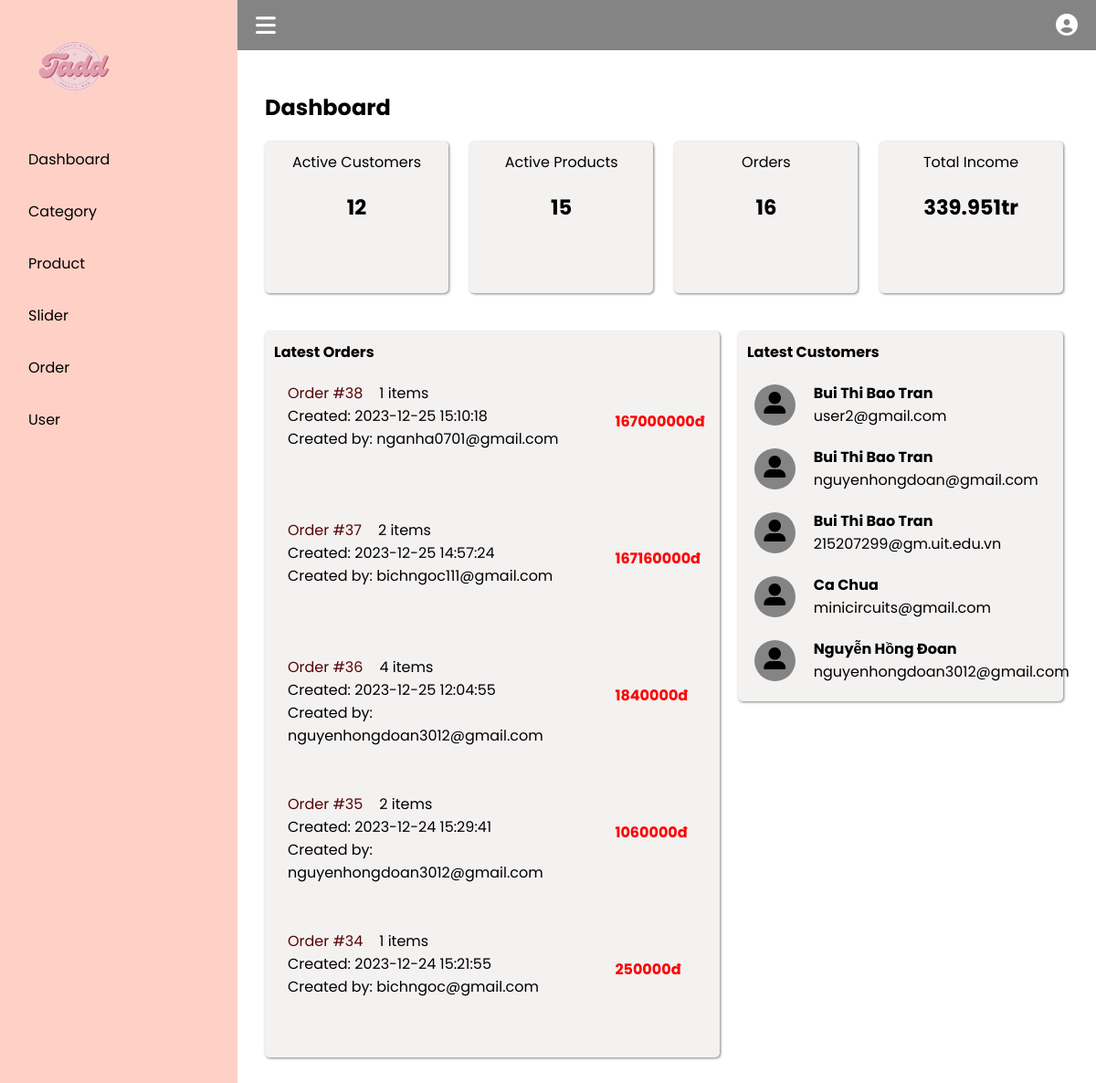
Before: /admin/index.php (signed in) with the older database file.
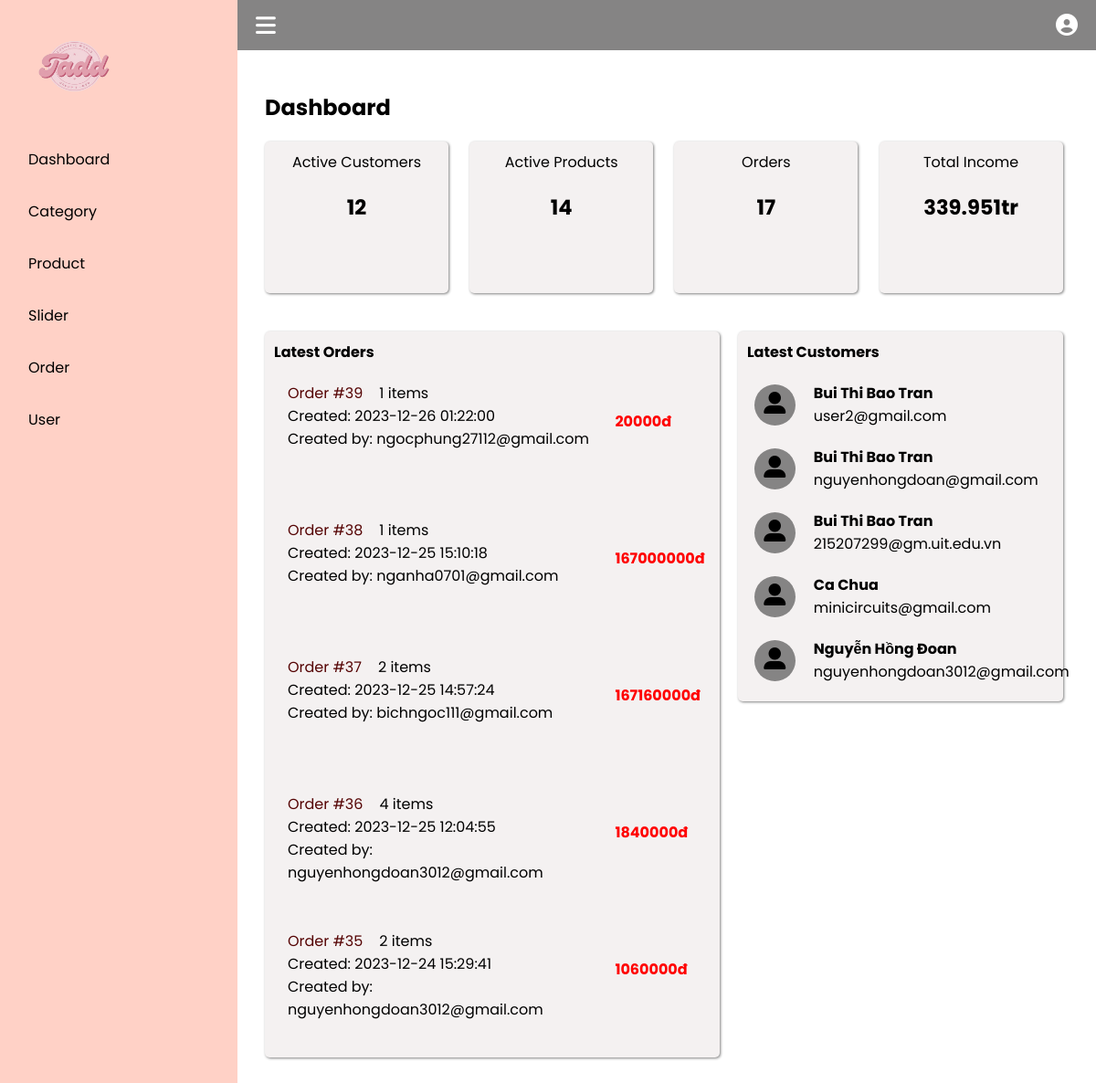
After: the same page with the newer database file.
### tables this page shows
CREATE TABLE `orders` (
  `order_id` int(11) NOT NULL,
  `fullname` varchar(100) NOT NULL,
  `email` varchar(100) NOT NULL,
  `phone_number` varchar(20) NOT NULL,
  `address` varchar(100) NOT NULL,
  `note` varchar(100) NOT NULL,
  `order_date` timestamp NOT NULL DEFAULT current_timestamp(),
  `payment_status` varchar(100) NOT NULL DEFAULT 'unpaid',
  `price` float NOT NULL DEFAULT 0
);

CREATE TABLE `user` (
  `email` varchar(100) NOT NULL,
  `fullname` varchar(100) NOT NULL,
  `phone_number` varchar(20) NOT NULL,
  `password` varchar(100) NOT NULL,
  `address` varchar(100) NOT NULL DEFAULT 'Nothing yet.',
  `created_at` timestamp NOT NULL DEFAULT current_timestamp(),
  `is_active` int(2) NOT NULL DEFAULT 1,
  `reset_token_hash` varchar(64) DEFAULT NULL,
  `reset_token_expires_at` datetime DEFAULT NULL
);

### admin/pages/main/dashboard.php (the view)
<link rel="stylesheet" href="./css/dashboard.css">
<main class="main">
    <div class="container2">
        <div class="dashboard">
            <div class="heading">
                <h2 style="display: inline;">Dashboard</h2>
            </div>
            <div id="gerenal-infor">
                <div class="sub-container  custom-background">
                    <p class="cell-title">Active Customers</p>
                    <p class="value" id="active-customers">
                        <?php
                        $sql = "select count(*) from user";
                        $result = $con->query($sql);
                        echo $result->fetch_row()[0];
                        ?>
                    </p>
                </div>
                <div class="sub-container  custom-background">
                    <p class="cell-title">Active Products</p>
                    <p class="value" id="active-products">
                        <?php
                        $sql = "select count(*) from product  ";
                        $result = $con->query($sql);
                        echo $result->fetch_row()[0];
                        ?>
                    </p>
                </div>
                <div class="sub-container  custom-background">
                    <p class="cell-title">Orders</p>
                    <p class="value" id="orders">
                        <?php
                        $sql = "select count(*) from orders ";
                        $result = $con->query($sql);
                        echo $result->fetch_row()[0];
                        ?>
                    </p>
                </div>
                <div class="sub-container  custom-background">
                    <p class="cell-title">Total Income</p>
                    <p class="value" id="total-income">
                        <?php
                        $sql = "select sum(price) from orders where payment_status = 'paid' ";
                        $result = $con->query($sql);
                        echo ((int)$result->fetch_row()[0]/1000000)."tr";
                        ?>
                    </p>
                </div>
            </div>
            <div id=recently-infor>
                <div id="latest-orders" class="custom-background">
                    <h4 class="title-of-recentlty-infors">Latest Orders</h4>
                    <ul id="latest-orders-list">
                    <?php
                        $sql = "select * from orders order by order_date desc limit 5";
                        $result = mysqli_query($con, $sql);
                    while ($row = mysqli_fetch_assoc($result)) {
                        echo "<li class='latest-order-infor'>
                            <div class='component-order-infor'>";
                        echo "<span class='order-number'>Order #$row[order_id]</span>";
                        $sql1 = "SELECT COUNT(*) FROM cart where order_id= '$row[order_id]'";
                        $result1 = $con->query($sql1);
                        echo "<span class='number-of-items'>" . $result1->fetch_row()[0] . " items</span><br>";
                        echo "<span class='created-day'>Created: </span>$row[order_date]<br>";
                        echo "<span class='owner'>Created by: $row[email]</span>";
                        echo "</div>";
                        echo "<div class='total-price'>$row[price]đ</div>";
                        echo "</li>";
                    }
                    ?>
                    </ul>
                </div>
                <div id="latest-customers" class="custom-background">
                    <h4 class="title-of-recentlty-infors">Latest Customers</h4>
                    <ul id="latest-customers-list">
                        <?php
                        $sql = "select * from user order by created_at limit 5";
                        $result = mysqli_query($con, $sql);
                        while ($row = mysqli_fetch_assoc($result)){
                            echo "<li class='latest-customer-infor'>";
                            echo "<div class='customer-icon-container'>";
                            echo "<i class='fas fa-user-alt   '></i>" . "</div>";
                            echo "<div class='customer-infors'>";
                            echo "<h4>$row[fullname]</h4>";
                            echo "<p>$row[email]</p>";
                            echo "</div>";
                            echo "</li>";
                        }
                        ?>
                    </ul>
                </div>
            </div>
        </div>
    </div>
</main>

Changed rows visible on the page:
no longer on this page (row unchanged): orders: order_id "34", fetch_row "1", order_date "2023-12-24 15:21:55", email "bichngoc@gmail.com", price "250000"
added orders: order_id "39", fetch_row "1", order_date "2023-12-26 01:22:00", email "ngocphung27112@gmail.com", price "20000"
Other visible differences:
$result->fetch_row()[0]: "15" → "14"
$result->fetch_row()[0]: "16" → "17"
